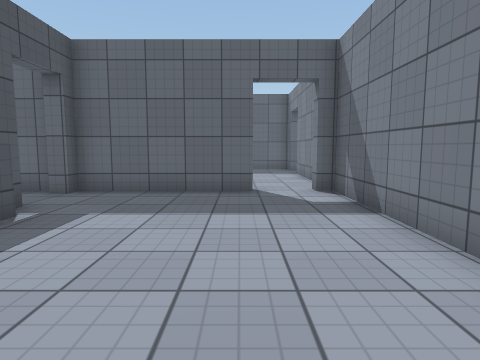
[1] (above)

17 first-person views from a walk through a scene from a Unity 3-D project. The camera is 1.2 m above the floor, tilts 6° down and sees 75° across. The floor is counted in squares, 1 m on a side. Each view is taken from the middle of a square. On the plan, view 1 faces up. The plan holds only what a view shows up to about 13 squares ahead; the rest is blank. The place goes on beyond the plan. The player character is not drawn. Some animated figures are not drawn. Surface patterns are stand-ins for the level's own textures.

[2]
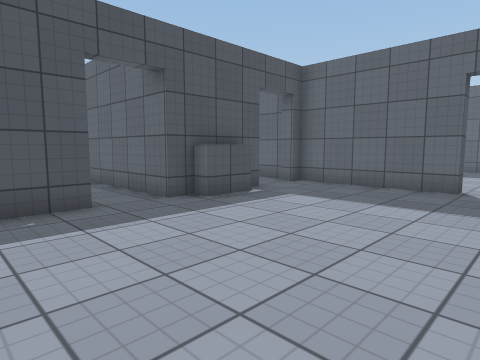

[3]
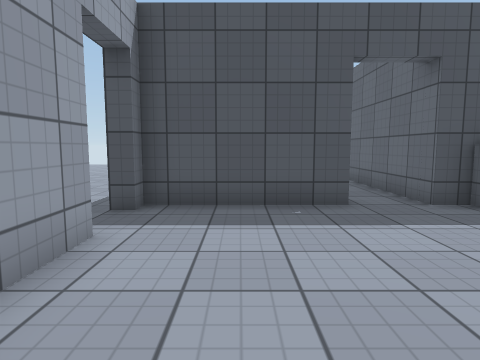

[4]
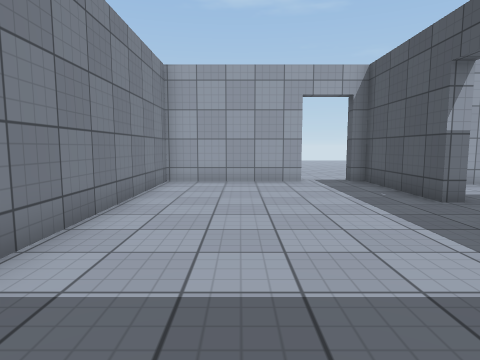

[5]
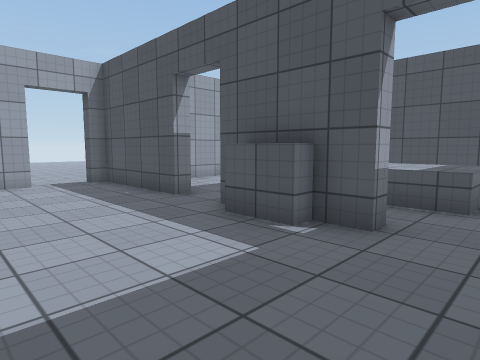

[6]
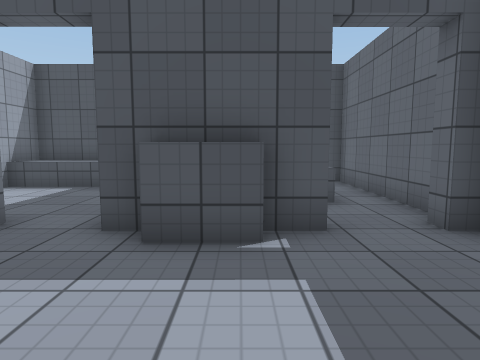

[7]
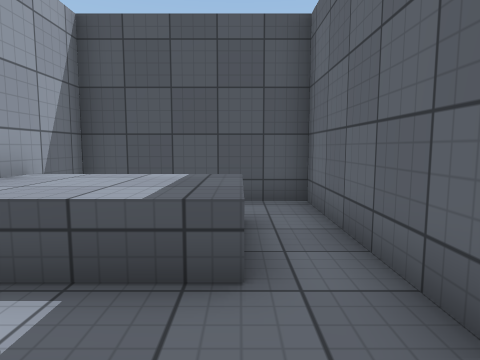

[8]
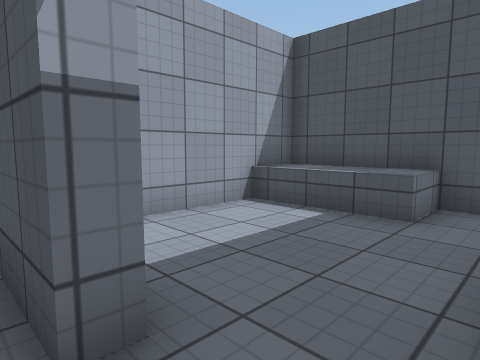

[9]
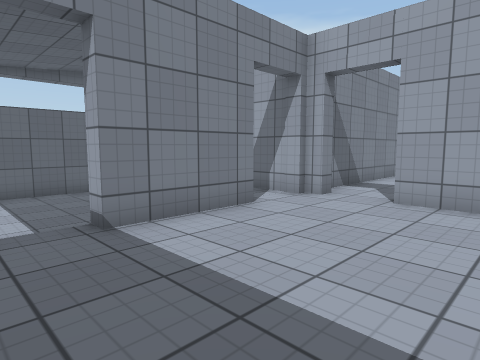

[10]
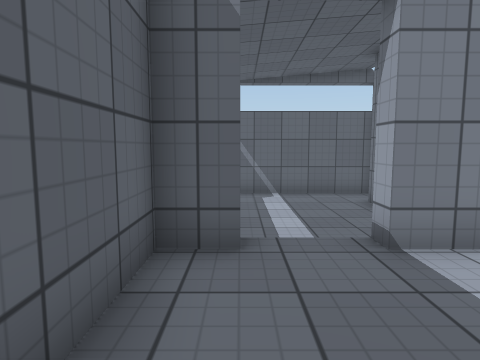

[11]
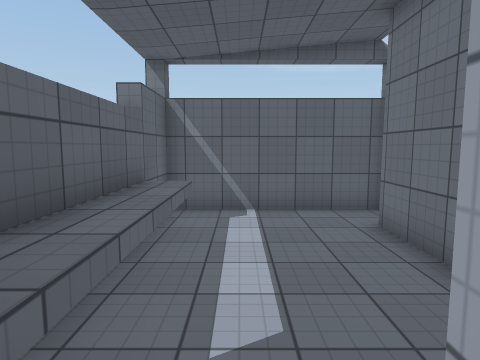

[12]
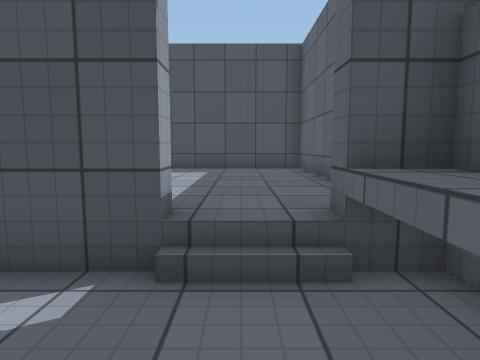

[13]
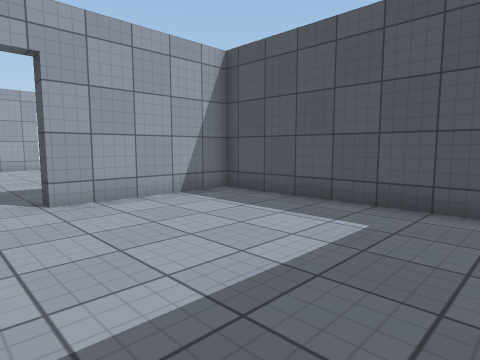

[14]
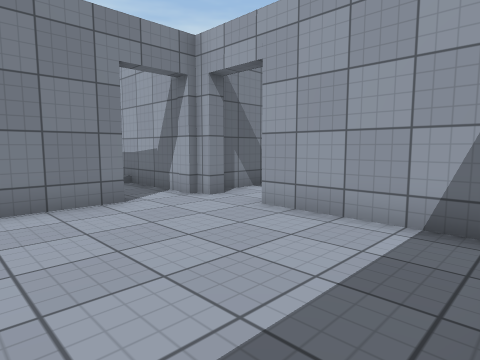

[15]
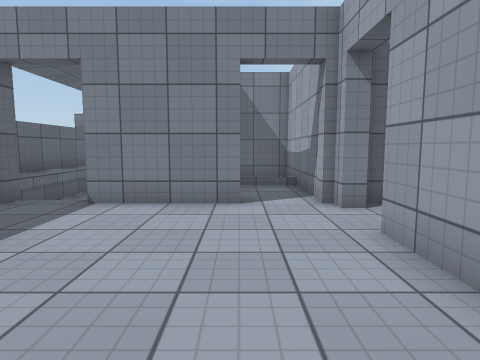

[16]
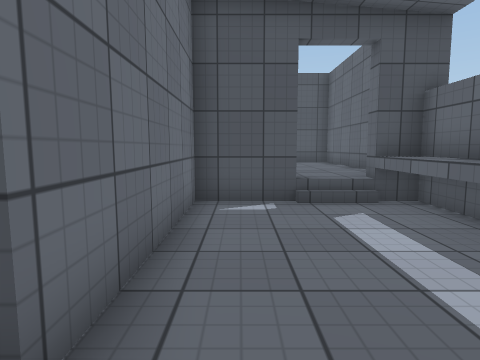

[17]
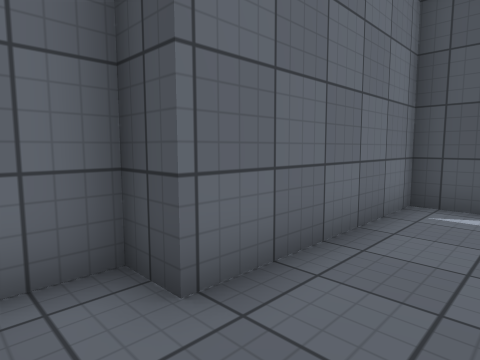

### Floor plan
Key: @ floor where view 1 was taken; # wall or solid block; . main floor; - floor 0.5 m lower than the main floor; / step, stairs or slope; ^ raised ledge.
Columns run from 11 left of view 1 to 11 right of it. Each row starts with its distance up from view 1.
 17       #################
 16       #.......#^^^^^--#
 15       #......./-------#
 14       #.......#-------#
 13       #.......#-------#
 12       #.......#######-#
 11       #.......#../ ####
 10       #........../ #
  9 ############..######
  8 #.............#
  7 #.^^^.........#
  6 # ^^^.#.......#
  5 # ^^^.#^......#
  4 # ^^^.#^......#
  3 #######.......#
  2 #.............#
  1 #^....#.......#
  0 #^....#....@..#
 -1 #^....#.......#
 -2 #######.......#
 -3       ##.######

Where each view was taken, in squares from view 1:
view 1: 0 up, 0 right, facing up
view 2: 1 down, 2 right, facing up-left
view 3: 1 down, 2 right, facing left
view 4: 8 up, 0 right, facing down
view 5: 8 up, 0 right, facing down-left
view 6: 5 up, 0 right, facing left
view 7: 7 up, 4 left, facing left
view 8: 3 up, 4 left, facing down-left
view 9: 16 up, 2 left, facing down-right
view 10: 16 up, 1 left, facing right
view 11: 15 up, 2 right, facing right
view 12: 15 up, 6 right, facing left
view 13: 16 up, 2 right, facing down-left
view 14: 14 up, 4 left, facing down-right
view 15: 11 up, 4 left, facing right
view 16: 13 up, 10 right, facing left
view 17: 14 up, 10 right, facing down-left
